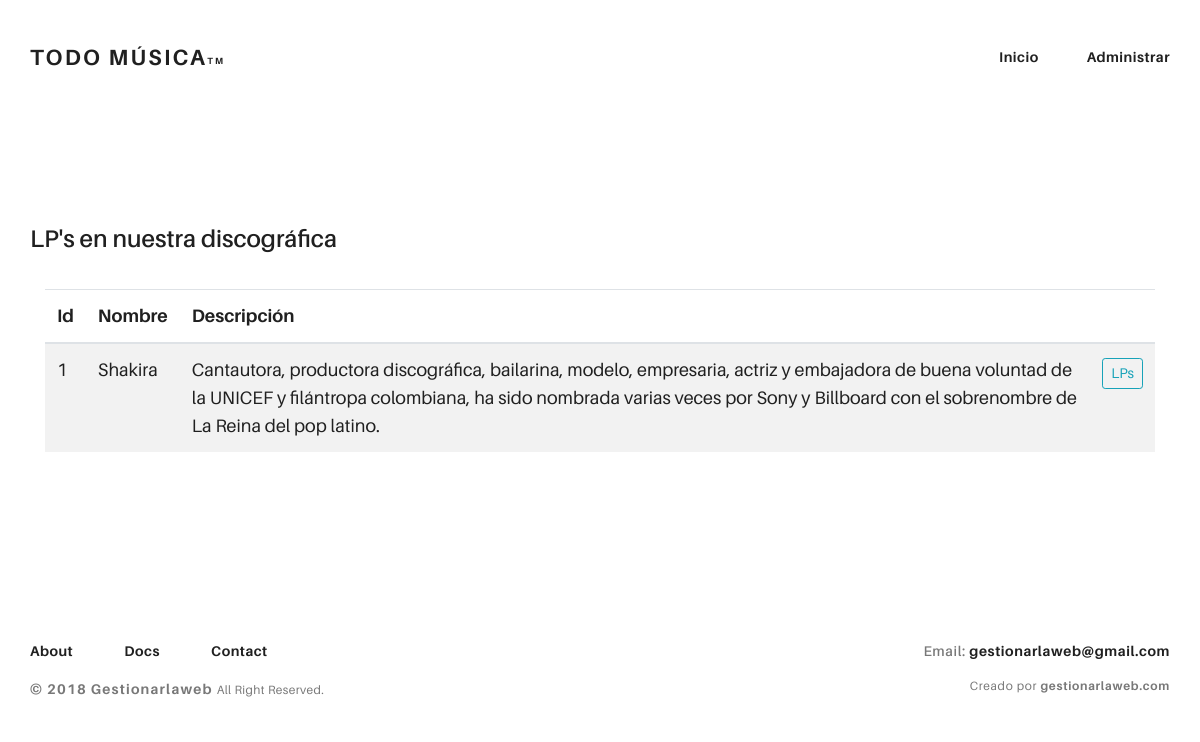
Page /index.php/cont_Artistas/recuperar_uno/1 on the committed database.
### tables this page shows
CREATE TABLE `artistas` (
  `id` int(11) NOT NULL,
  `nombre` varchar(40) NOT NULL,
  `descripcion` text NOT NULL
);

### application/controllers/cont_Artistas.php (called while the page is built, shortened)
<?php
class cont_Artistas extends CI_Controller {
	public function recuperar_uno($id){
		$this->load->model("m_Artistas", "artistas");
       	$artista = $this->artistas->recupera_artista($id);
       	$html = $this->load->view("artistas/vista_artista_uno", array("recupera_artista"=>$artista), true);
		$this->load->view('landingpage', array("contenido"=>$html)  );
	}
}

### index.php (called while the page is built, shortened)
<?php
require_once BASEPATH.'core/CodeIgniter.php';

### application/models/m_Artistas.php (called while the page is built, shortened)
<?php
	class m_Artistas extends CI_Model{
		function recupera_artista($id){
			$tmp = $this->db
			->select("id, nombre, descripcion")
			->where("id", $id)
			->get("artistas");
		return $tmp->row_array();
		}
	}
?>

### application/views/artistas/vista_artista_uno.php (the view)
<div class="container">
   <div class="row">
        <h4>LP's en nuestra discográfica</h4>
        <div class="col-md-12">
            <table class="table table-striped">
                <thead>
                  <tr>
                    <th>Id</th>
                    <th>Nombre</th>
                    <th>Descripción</th>
                    <th></th>
                  </tr>
                </thead>
                <?php
                echo '
                       <tbody>
                          <tr>
                            <td>'.$recupera_artista["id"].'</td>
                            <td>'.$recupera_artista["nombre"].'</td>
                            <td>'.$recupera_artista["descripcion"].'</td>
                            <td>
                              <a href="'.base_url("index.php/cont_Lps/lps_artista/".$bucle["id"]).'">
                              <button class="btn btn-outline-info btn-sm">LPs</button>
                              </a>
                            </td>
                          </tr>
                        </tbody>
                      ';
                 ?>
             </table>
        </div>
    </div>
</div>

### application/views/landingpage.php (shortened to what this page needs)
<!DOCTYPE html>
<html>
  <head>
    <link rel="stylesheet" href="https://stackpath.bootstrapcdn.com/bootstrap/4.1.3/css/bootstrap.min.css">
    <link rel="stylesheet" type="text/css" href="<?php echo CDN;?>/assets/css/font-awesome-n.min.css">
    <link rel="stylesheet" href="<?php echo CDN;?>/assets/css/aurora-pack.min.css">
    <link rel="stylesheet" href="<?php echo CDN;?>/assets/css/aurora-theme-base.min.css">
    <link rel="stylesheet" href="<?php echo CDN;?>/assets/css/urku.css">
    <link rel="stylesheet" href="<?php echo CDN;?>/assets/css/animate.css">
  </head>
  <body class="top-fixed">
    <header class="ae-container-fluid ae-container-fluid--full rk-header ">
      <div class="ae-container-fluid rk-topbar">
        <h1 class="rk-logo"><a href="artistas">Todo música<sup>tm</sup></a></h1>
        <nav class="rk-navigation">
          <ul class="rk-menu">
            <li class="rk-menu__item"><a href="" class="rk-menu__link">Inicio</a>
            </li>
            <li class="rk-menu__item"><a href="" class="rk-menu__link">Administrar</a>
            </li>
          </ul>
        </nav>
      </div>
    </header>
      <section class="ae-container-fluid ae-container-fluid--inner rk-blog">
        <div class="rk-blog__items">
        </div>
      </section>
    <div class="col-md-12">
        <div>
            <?php echo $contenido; ?>
        </div>
    </div>
    <footer class="ae-container-fluid rk-footer ">
      <div class="ae-grid ae-grid--collapse">
        <div class="ae-grid__item item-lg-4 au-xs-ta-center au-lg-ta-left">
          <ul class="rk-menu rk-footer-menu">
            <li class="rk-menu__item"><a href="artistas" class="rk-menu__link">About</a>
            </li>
            <li class="rk-menu__item"><a href="artistas" class="rk-menu__link">Docs</a>
            </li>
            <li class="rk-menu__item"><a href="artistas" class="rk-menu__link">Contact</a>
            </li>
          </ul>
          <p class="rk-footer__text rk-footer__copy "> <span class="ae-u-bold">© </span><span class="ae-u-bolder">2018 Gestionarlaweb </span>All Right Reserved.</p>
        </div>
        <div class="ae-grid__item item-lg-4 au-xs-ta-center au-lg-ta-left">
        </div>
        <div class="ae-grid__item item-lg-4 au-xs-ta-center au-lg-ta-right">
          <p class="rk-footer__text rk-footer__contact "> <span class="ae-u-bold">Email: </span><span class="ae-u-bolder"> <a href="#0" class="rk-dark-color ">gestionarlaweb@gmail.com </a></span></p>
          <p class="rk-footer__text rk-footer__by">Creado por <a href="http://gestionarlaweb.com" class="ae-u-bolder">gestionarlaweb.com</a></p>
        </div>
      </div>
    </footer>
  </body>
</html>

### CDN/assets/css/urku.css (style rules this page uses)
body { margin: 0; }
.rk-header { background-color: #fff; position: relative; z-index: 5; }
.top-fixed .rk-header { position: fixed; }
.rk-topbar { -webkit-box-align: start; -webkit-align-items: flex-start; -ms-flex-align: start; align-items: flex-start; display: -webkit-box; display: -webkit-flex; display: -ms-flexbox; display: flex; -webkit-flex-wrap: wrap; -ms-flex-wrap: wrap; flex-wrap: wrap; -webkit-box-pack: justify; -webkit-justify-content: space-between; -ms-flex-pack: justify; justify-content: space-between; padding-bottom: 3.3rem; padding-top: 2.8rem; }
@media (min-width: 64em) { .rk-topbar { padding-bottom: 0; } }
.rk-logo { -webkit-box-flex: 0; -webkit-flex: 0 0 100%; -ms-flex: 0 0 100%; flex: 0 0 100%; font-size: 1.375rem; font-weight: 700; letter-spacing: 2.25px; text-align: center; text-transform: uppercase; width: 20%; }
.rk-logo sup { font-size: .5625rem; position: relative; top: -1px; }
@media (min-width: 64em) { .rk-logo { -webkit-box-flex: 1; -webkit-flex: 1; -ms-flex: 1; flex: 1; text-align: left; } }
.rk-footer { margin-top: 10.5rem; margin-bottom: 2rem; }
.rk-footer__text { color: #787878; font-size: .75rem; margin-bottom: .875rem; }
.rk-footer__text span { font-size: .875rem; }
.rk-footer__copy { letter-spacing: .4px; }
.rk-footer__copy span { letter-spacing: 1.2px; }
.rk-footer__contact { display: inline-block; letter-spacing: .6px; }
.rk-footer__by { letter-spacing: .7px; }
.rk-blog { padding-top: .25rem; }
.rk-blog__items { margin-bottom: 2.7rem; }
@media (min-width: 40em) { .rk-blog__items { -webkit-column-count: 1; -moz-column-count: 1; column-count: 1; -webkit-column-gap: .5rem; -moz-column-gap: .5rem; column-gap: .5rem; } }
.rk-navigation { -webkit-box-align: center; -webkit-align-items: center; -ms-flex-align: center; align-items: center; -webkit-align-self: baseline; -ms-flex-item-align: baseline; align-self: baseline; display: none; }
@media (min-width: 64em) { .rk-navigation { display: -webkit-box; display: -webkit-flex; display: -ms-flexbox; display: flex; } }
.rk-menu { display: -webkit-box; display: -webkit-flex; display: -ms-flexbox; display: flex; -webkit-flex-wrap: wrap; -ms-flex-wrap: wrap; flex-wrap: wrap; font-size: .875rem; font-weight: 700; letter-spacing: .5px; list-style: none; margin: 0; padding: 0; padding-top: .16rem; }
.rk-menu__item { color: #202020; display: inherit; padding-left: 1.5rem; padding-right: 1.5rem; }
.rk-menu__item:first-child { padding-left: 0; }
.rk-menu__item:last-child { padding-right: 0; }
.rk-menu__link { padding-bottom: 4.2rem; }
.rk-footer-menu { display: inline-block; margin-bottom: 1rem; }
.rk-footer-menu .rk-menu__link { padding-bottom: 0; }
.rk-dark-color { color: #202020; }

### rows in the picture
artistas: id "1", nombre "Shakira", descripcion "Cantautora, productora discográfica, bailarina, modelo, empresaria, actriz y embajadora de buena voluntad de la UNICEF y filántropa colombiana, ha sido nombrada varias veces por Sony y Billboard con el sobrenombre de La Reina del pop latino."
